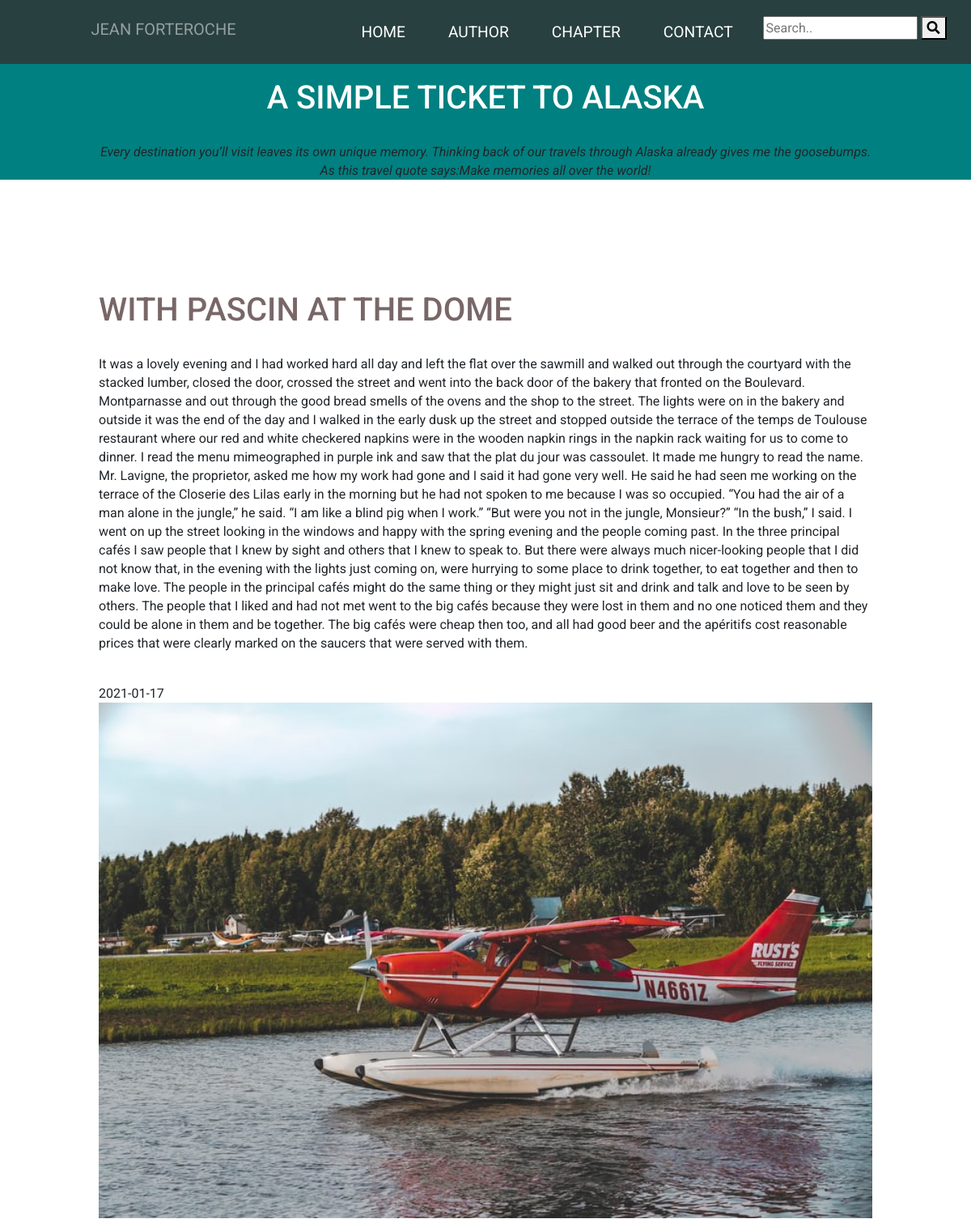
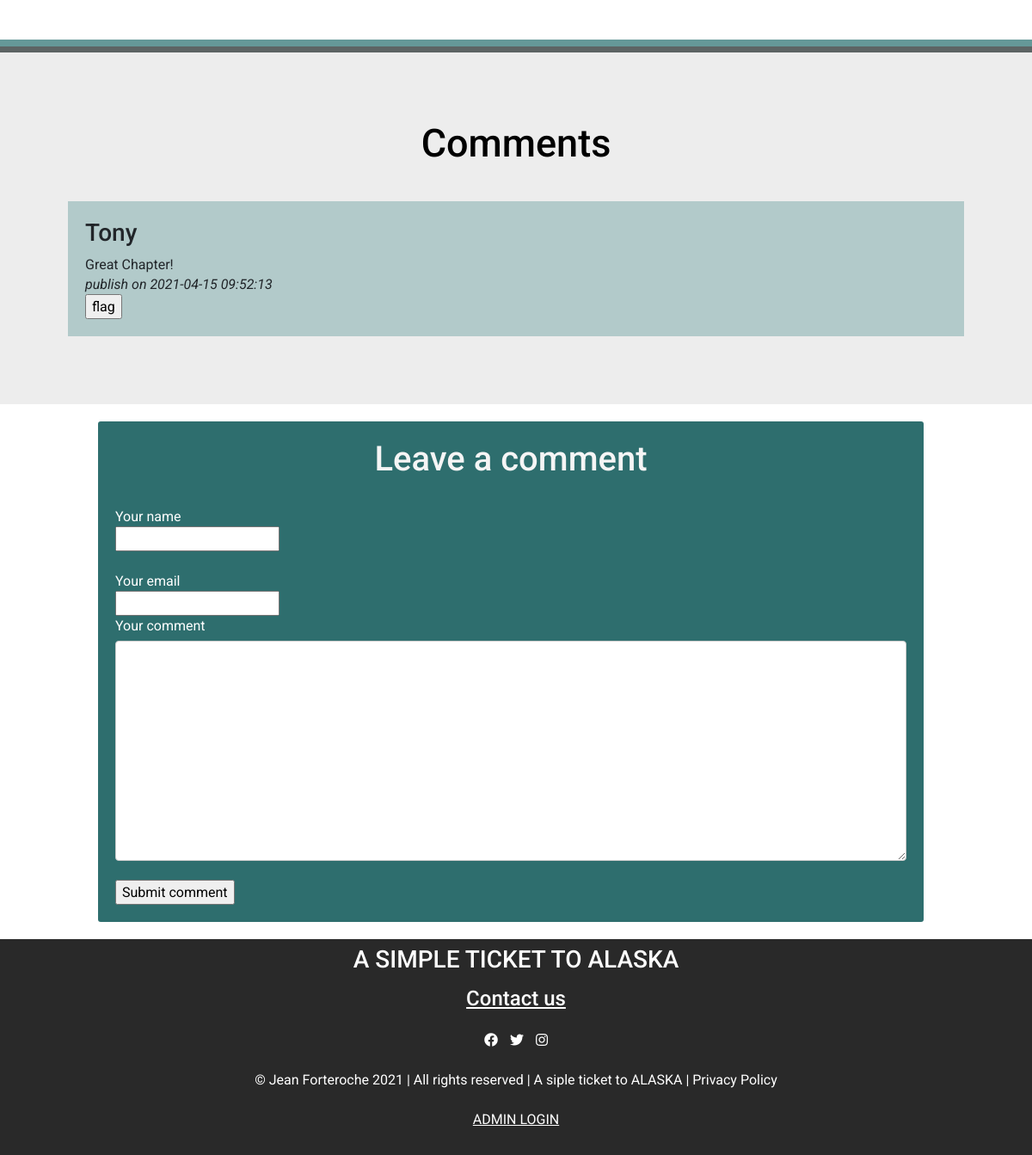
The page /index.php?action=chapter&id=1 on the database its author committed (2 pictures, top to bottom).
### tables this page shows
CREATE TABLE `chapter` (
  `id` int(11) NOT NULL,
  `title` text NOT NULL,
  `body` text NOT NULL,
  `published_date` date NOT NULL,
  `number` int(11) NOT NULL,
  `image` text,
  `draft` tinyint(1) NOT NULL DEFAULT '1'
);

CREATE TABLE `comment` (
  `id` int(11) NOT NULL,
  `parent_id` int(11) DEFAULT NULL,
  `chapter_id` int(11) NOT NULL,
  `comment` text NOT NULL,
  `comment_date` datetime NOT NULL,
  `author` text NOT NULL,
  `to_validate` tinyint(1) NOT NULL DEFAULT '1',
  `flag` tinyint(1) NOT NULL DEFAULT '0',
  `validated` tinyint(1) NOT NULL DEFAULT '1',
  `email` text NOT NULL
);

### controllers/frontend/controller.php (called while the page is built, shortened)
<?php
require('models/frontend/ChapterManager.php');
require('models/frontend/contactManager.php');
require('models/frontend/commentManager.php');
function chapter($id)
{
    $chapterManager = new ChapterManagerFrontend();
    $chapter = $chapterManager->getChapter($id);
    $commentManagerFrontend = new CommentManagerFrontend();
    $chapterComments = $commentManagerFrontend->getCommentsForChapter($id);
    require('views/frontend/chapter.php');
}
?>

### models/frontend/ChapterManager.php (called while the page is built, shortened)
<?php
class ChapterManagerFrontend
{
    public function getChapter($id)
    {
        global $db;
        $req = $db->prepare('
            SELECT *
            FROM chapter
            WHERE id = ?
            AND draft = 0
        ');
        $req->execute(array($id));
        $result = $req->fetch();
        return $result;
    }
}
?>

### models/frontend/commentManager.php (called while the page is built, shortened)
<?php
class commentManagerFrontend
{
    public function getCommentsForChapter($chapter_id) {
        global $db;
        $sql = $db->prepare('SELECT * FROM comment WHERE chapter_id = ?');
        $sql->execute(array($chapter_id));
        $comments = $sql->fetchall();
        return $comments;
    }
}
?>

### views/frontend/chapter.php (the view, shortened to what this page needs)
<div class="chapters_content">
    <h1>A SIMPLE TICKET TO ALASKA</h1>
    <br>
    <p><i>Every destination you’ll visit leaves its own unique memory.
            Thinking back of our travels through Alaska already gives me the goosebumps. </br>
            As this travel quote says:Make memories all over the world!
        </i>
    </p>
</div>
<div class="content">
     <h1><?php echo $chapter['title'] ?></h1><br>
    <?php echo $chapter['body'] ?><br>
    <?php echo $chapter['published_date'] ?><br>
    <img src="/public/images/<?php echo $chapter['image'] ?>" /><br>
</div>
<section id="commentListContent">
    <h2> Comments </h2>
    <?php require 'views/frontend/commentList.php'; ?>
</section>
<div class="commentSection">
    <?php require 'views/frontend/comment.php'; ?>
</div>
<?php require 'views/frontend/template.php'; ?>

### views/frontend/commentList.php (shortened to what this page needs)
<?php foreach ($chapterComments as $comment) { ?>
    <div class="comment_content">
        <h3><?php echo $comment['author'] ?></h3>
        <?php echo $comment['comment'] ?><br>
        <i> publish on
            <?php echo $comment['comment_date'] ?></i>
        <br>
        <form action="index.php?action=flagComment" method="post" class="flagform">
            <input type="submit" value="flag" />
        </form>
    </div>
<?php } ?>

### public/style/index.css (style rules this page uses)
body, html, .bloc_page { height: 100%; }
body { font-family: 'Roboto', condensed; margin: 0px; line-height: 23px; }
img { width: 100%; height: auto; }
h1, .chapters_content h3 a { color: white; }
.content h1, h2 { color: #796767; }
.container_post h2, .chapters_content, #slogan, .commentSection h2, .chapters_content_head, .container_contact h3, .chapters_content_head, .chapterlist a, .read_more, #dashboard h1 { text-align: center; }
.chapters_content { background-color: teal; margin-bottom: 37px; margin-top: 35px; padding-top: 62px }
.content { padding: 30px; }
#commentListContent { margin-top: 17px; background-color: #b7b7b740; align-items: center; padding: 24px; border-top: 4mm ridge rgba(16, 99, 99, 0.61); }
@media screen and (min-width: 1200px) { .content { padding-right: 122px; padding-top: 100px; padding-left: 122px; } }
@media screen and (min-width: 1200px) { #commentListContent { margin-top: 17px; background-color: #b7b7b740; align-items: center; padding: 79px; border-top: 4mm ridge rgba(16, 99, 99, 0.61); } }
@media screen and (min-width: 1200px) { #commentListContent .comment_content { padding: 20px; background-color: rgb(178, 202, 202); margin-top: 10px; } }
@media screen and (min-width: 1200px) { #commentListContent h2 { text-align: center; font-size: 45px; } }
@media screen and (min-width: 1200px) { #dashboard h1, h2, .chapters_content h3 a { color: black; padding-bottom: 30px; } }

### rows shown on the page
chapter: title "WITH PASCIN AT THE DOME", body "It was a lovely evening and I had worked hard all day and left the flat over the sawmill and walked out through the courtyard with the stacked lumber, closed the door, crossed the street and went into the back door of the bakery that fronted on the Boulevard. Montparnasse and out through the good bread smells of the ovens and the shop to the street. The lights were on in the bakery and outside it was the end of the day and I walked in the early dusk up the street and stopped outside the terrace of the temps de Toulouse restaurant where our red and white checkered napkins were in the wooden napkin rings in the napkin rack waiting for us to come to dinner. I read the menu mimeographed in…", published_date "2021-01-17", image (picture)
comment: author "Tony", comment "Great Chapter!", comment_date "2021-04-15 09:52:13"
